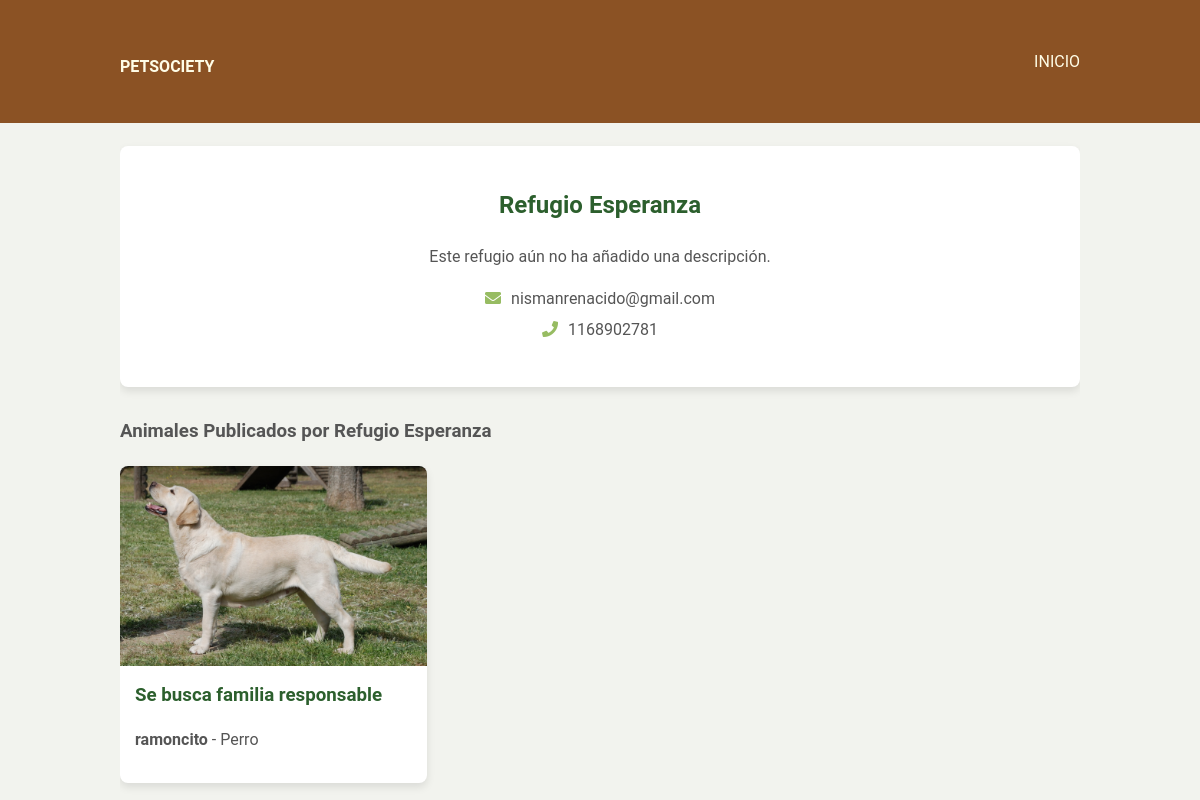
The page /perfil_refugio.php?id=3 on the database its author committed.
### tables this page shows
CREATE TABLE `usuarios` (
  `id_usuario` int(11) NOT NULL,
  `dni` varchar(15) NOT NULL COMMENT 'Documento Nacional de Identidad, debe ser único',
  `nombre` varchar(100) NOT NULL,
  `email` varchar(100) NOT NULL,
  `password_hash` varchar(255) NOT NULL COMMENT 'Hash de la contraseña del usuario (usar bcrypt o Argon2)',
  `reset_token` varchar(255) DEFAULT NULL,
  `token_expiry` timestamp NULL DEFAULT NULL,
  `telefono` varchar(15) DEFAULT NULL,
  `direccion` varchar(255) DEFAULT NULL,
  `es_refugio` tinyint(1) NOT NULL DEFAULT 0 COMMENT 'TRUE si es un refugio, FALSE si es particular',
  `is_admin` tinyint(1) NOT NULL DEFAULT 0 COMMENT '1 si es super admin, 0 si no lo es',
  `descripcion` text DEFAULT NULL,
  `fecha_registro` timestamp NOT NULL DEFAULT current_timestamp() COMMENT 'Fecha y hora de registro de la cuenta (automática)'
);

CREATE TABLE `publicaciones` (
  `id_publicacion` int(11) NOT NULL,
  `id_animal` int(11) NOT NULL,
  `id_usuario_publicador` int(11) NOT NULL,
  `titulo` varchar(255) NOT NULL COMMENT 'Título de la publicación',
  `contenido` text NOT NULL COMMENT 'Contenido detallado de la publicación',
  `tipo_publicacion` enum('Adopción','Perdido','Encontrado','Hogar Temporal') NOT NULL COMMENT 'Tipo de publicación',
  `fecha_publicacion` timestamp NOT NULL DEFAULT current_timestamp() COMMENT 'Fecha y hora en que se publicó el animal (automática)'
);

CREATE TABLE `animales` (
  `id_animal` int(11) NOT NULL,
  `nombre` varchar(100) DEFAULT NULL,
  `especie` varchar(50) NOT NULL,
  `raza` varchar(50) DEFAULT NULL,
  `edad` tinyint(3) UNSIGNED DEFAULT NULL COMMENT 'Edad en años del animal',
  `genero` enum('Macho','Hembra') NOT NULL COMMENT 'Género del animal, estandarizado a Macho o Hembra',
  `descripcion` text NOT NULL,
  `imagen_url` varchar(255) DEFAULT NULL COMMENT 'URL o ruta de la imagen del animal',
  `estado` enum('En Adopción','Perdido','Adoptado','Hogar Temporal','Encontrado') NOT NULL
);

### perfil_refugio.php (the view, shortened to what this page needs)
<?php
require_once "config.php";
$id_refugio = intval($_GET['id']);
$sql_refugio = "SELECT nombre, email, telefono, direccion, descripcion, fecha_registro FROM usuarios WHERE id_usuario = ? AND es_refugio = 1";
$refugio = null;
if ($stmt_refugio = $conexion->prepare($sql_refugio)) {
    $stmt_refugio->bind_param("i", $id_refugio);
    $stmt_refugio->execute();
    $result = $stmt_refugio->get_result();
    if ($result->num_rows == 1) {
        $refugio = $result->fetch_assoc();
    } else {
        die("Error: Refugio no encontrado o el usuario no es un refugio.");
    }
}
$sql_animales = "SELECT a.nombre, a.especie, a.raza, a.imagen_url, p.titulo, p.contenido
                 FROM publicaciones p
                 JOIN animales a ON p.id_animal = a.id_animal
                 WHERE p.id_usuario_publicador = ? AND a.estado IN ('En Adopción', 'Hogar Temporal', 'Perdido')
                 ORDER BY p.fecha_publicacion DESC";
$animales = [];
if ($stmt_animales = $conexion->prepare($sql_animales)) {
    $stmt_animales->bind_param("i", $id_refugio);
    $stmt_animales->execute();
    $result_animales = $stmt_animales->get_result();
    while ($row = $result_animales->fetch_assoc()) {
        $animales[] = $row;
    }
}
?>
<!DOCTYPE html>
<html lang="es">
<head>
    <link rel="stylesheet" href="estilos.css">
    <link rel="stylesheet" href="https://cdnjs.cloudflare.com/ajax/libs/font-awesome/5.15.4/css/all.min.css">
</head>
<body>
    <header>
        <div class="container">
            <div id="branding"><h1><a href="index.php">PetSociety</a></h1></div>
            <nav><ul><li><a href="index.php">Inicio</a></li><?php if(isset($_SESSION['loggedin'])) echo '<li><a href="logout.php">Cerrar Sesión</a></li>'; ?></ul></nav>
        </div>
    </header>
    <div class="container">
        <div class="profile-header">
            <h2><?php echo htmlspecialchars($refugio['nombre']); ?></h2>
            <p><?php echo nl2br(htmlspecialchars($refugio['descripcion'] ?? 'Este refugio aún no ha añadido una descripción.')); ?></p>
            <div class="profile-contact-info">
                <?php if ($refugio['email']): ?><p><i class="fas fa-envelope"></i><?php echo htmlspecialchars($refugio['email']); ?></p><?php endif; ?>
                <?php if ($refugio['telefono']): ?><p><i class="fas fa-phone"></i><?php echo htmlspecialchars($refugio['telefono']); ?></p><?php endif; ?>
            </div>
        </div>
        <h3>Animales Publicados por <?php echo htmlspecialchars($refugio['nombre']); ?></h3>
        <div class="feed-container">
            <?php if (!empty($animales)): ?>
                <?php foreach ($animales as $animal): ?>
                    <div class="animal-card">
                        <img src="<?php echo $animal['imagen_url'] ? htmlspecialchars($animal['imagen_url']) : 'https://via.placeholder.com/300x200.png?text=Sin+Foto'; ?>" alt="Foto de <?php echo htmlspecialchars($animal['nombre']); ?>">
                        <div class="animal-card-content">
                            <h3><?php echo htmlspecialchars($animal['titulo']); ?></h3>
                            <p><strong><?php echo htmlspecialchars($animal['nombre']); ?></strong> - <?php echo htmlspecialchars($animal['especie']); ?></p>
                        </div>
                    </div>
                <?php endforeach; ?>
            <?php else: ?>
                <p>Este refugio no tiene publicaciones activas en este momento.</p>
            <?php endif; ?>
        </div>
    </div>
</body>
</html>

### estilos.css (style rules this page uses)
body { font-family: "Roboto", sans-serif; background-color: #f2f3ee; color: #555555; margin: 0; padding: 0; line-height: 1.6; }
.container { width: 80%; margin: auto; overflow: hidden; padding: 20px 0; }
header { background: #8b5224; color: #fffde7; padding: 1rem 0; border-bottom: #f2f3ee 3px solid; }
header a { color: #fffde7; text-decoration: none; text-transform: uppercase; font-size: 16px; }
header .container { display: flex; justify-content: space-between; align-items: center; }
header #branding h1 { margin: 0; }
header nav ul { padding: 0; margin: 0; list-style: none; }
header nav ul li { display: inline; margin-left: 20px; }

### perfil_refugio.php (style rules this page uses)
.profile-header { background: #fff; padding: 40px; border-radius: 8px; text-align: center; box-shadow: 0 4px 8px rgba(0,0,0,0.1); margin-bottom: 30px; }
.profile-header h2 { color: #2C5F2D; margin-top: 0; }
.profile-contact-info p { margin: 5px 0; color: #555; }
.profile-contact-info i { color: #97BC62; margin-right: 10px; }
.feed-container { display: grid; grid-template-columns: repeat(auto-fill, minmax(300px, 1fr)); gap: 20px; }
.animal-card { background: #fff; border-radius: 8px; box-shadow: 0 4px 8px rgba(0,0,0,0.1); overflow: hidden; display: flex; flex-direction: column; }
.animal-card img { width: 100%; height: 200px; object-fit: cover; }
.animal-card-content { padding: 15px; }
.animal-card h3 { margin-top: 0; margin-bottom: 10px; color: #2C5F2D; }

### rows shown on the page
usuarios: nombre "Refugio Esperanza", descripcion "Este refugio aún no ha añadido una descripción.", email "nismanrenacido@gmail.com", telefono "1168902781"
publicaciones: id_animal.imagen_url (picture), titulo "Se busca familia responsable", id_animal.nombre "ramoncito", id_animal.especie "Perro"
